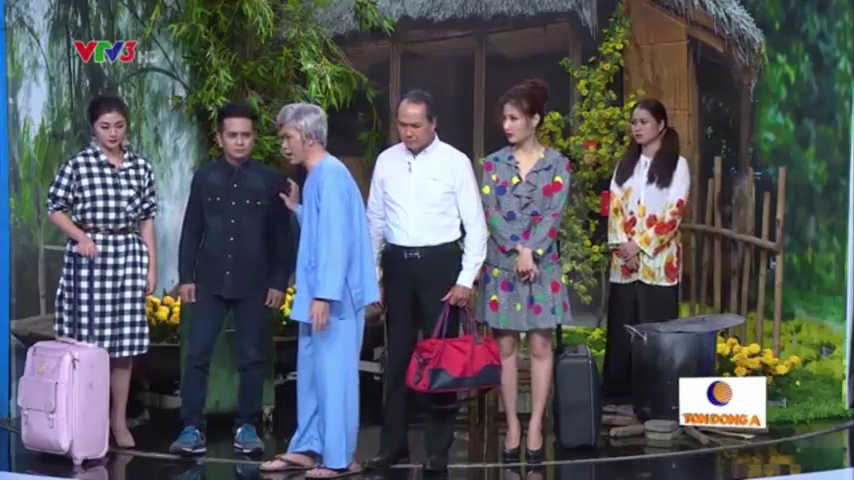
#> input picture frame 69 of image/videomau.mp4, 854 x 480 px, given in place of tracking.mp4, which was not available
$ python Video_Process3.py   (older library calls are emulated)
#> lines starting #> are read from the running program, lines starting #| are printed output that depends on the picture; after the words box and inside, x2 and y2 are one past the last pixel; in counts of white or black regions, pixels touching at a corner belong together; pictures that were not available may be replaced by others from this repository, and a replacement may not be noted
import cv2
import numpy as np

cap = cv2.VideoCapture('image/tracking.mp4')
fps = cap.get(cv2.CAP_PROP_FPS)
wait = 1000/fps
arr_point = np.array((), np.int32)

play = True
while True:
    if play:
        ret, img = cap.read()
#> img is the input picture: shape (480, 854, 3); mean B, G, R 91, 87.2, 83.3
    if img is None:
        img = tmp_img
    else:
        tmp_img = img

    #tao mask
    img_hsv = cv2.cvtColor(img, cv2.COLOR_BGR2HSV)
#> img_hsv: shape (480, 854, 3); mean H, S, V 93.3, 80.5, 104.3
    lower = np.array([33, 50, 62])
    upper = np.array([102, 255, 245])
    mask = cv2.inRange(img_hsv, lower, upper)
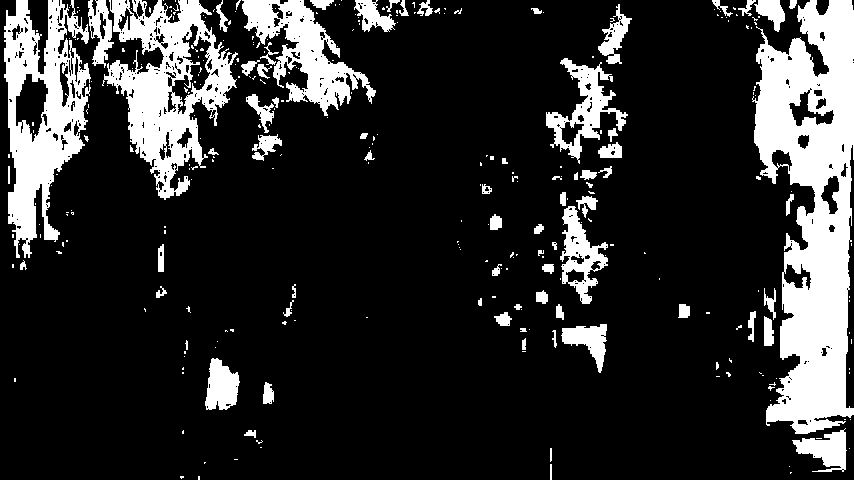
#> mask: shape (480, 854); 18% white; 300 white regions (226 under 20 px), largest, box (x1, y1, x2, y2) and area: (752, 0, 854, 434) 27178, (102, 0, 238, 200) 11515, (4, 0, 91, 258) 11318
    #Khu nhieu mask
    kernel_erode = np.ones((3, 3))
    mask = cv2.erode(mask, kernel_erode)
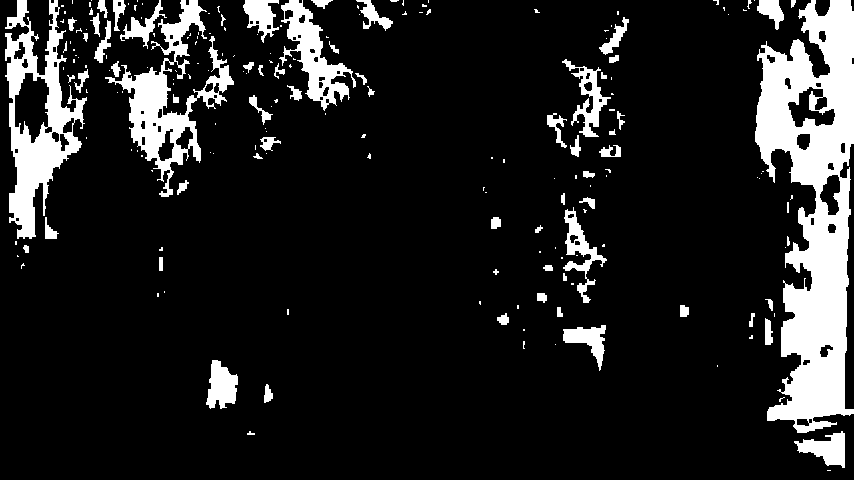
#> mask: shape (480, 854); 13.1% white; 201 white regions (132 under 20 px), largest, box (x1, y1, x2, y2) and area: (755, 0, 854, 433) 24068, (5, 0, 87, 239) 7616, (105, 0, 234, 197) 6387
    mask = cv2.dilate(mask, kernel_erode)
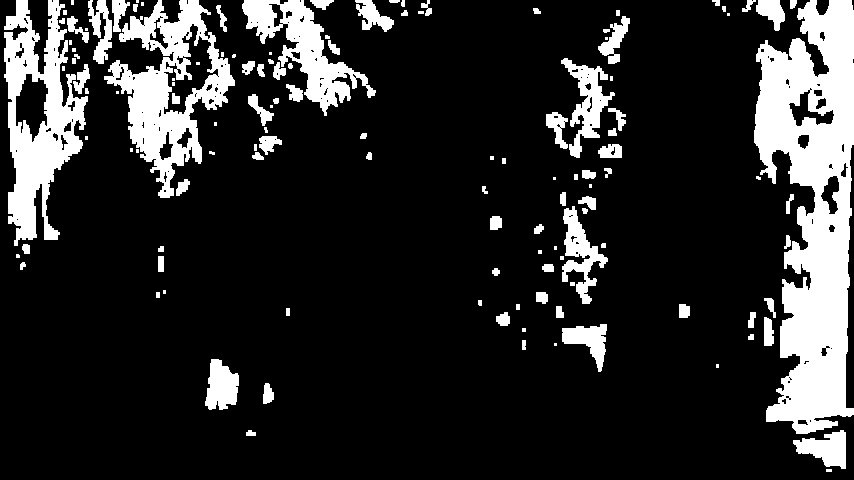
#> mask: shape (480, 854); 16.8% white; 129 white regions (39 under 20 px), largest, box (x1, y1, x2, y2) and area: (754, 0, 854, 434) 26797, (4, 0, 88, 246) 9945, (104, 0, 235, 198) 9830
    mask = cv2.medianBlur(mask, 5, 0)
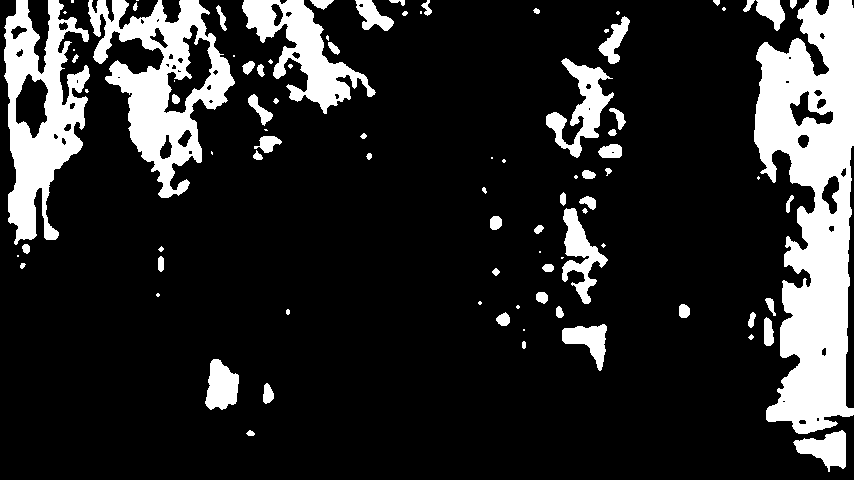
#> mask: shape (480, 854); 16.8% white; 91 white regions (28 under 20 px)

    #Ve vien va quy dao
    img_copy = img.copy()
    img_c, contuors, hier = cv2.findContours(mask, cv2.RETR_LIST, cv2.CHAIN_APPROX_SIMPLE)
#> contuors = 138 contours, 55 with area under 20; largest, box (x1, y1, x2, y2) and area: (754, 0, 854, 434) 27700, (88, 0, 235, 198) 13328, (4, 0, 90, 245) 11772, (242, 0, 376, 114) 5342, (546, 58, 614, 158) 2278
    if len(contuors) > 0:
        tmp_c = contuors[0]
#> tmp_c = contour of 63 points, box (x1, y1, x2, y2) (793, 430, 846, 472), area 1136
        (cx, cy), r = cv2.minEnclosingCircle(tmp_c)
#> cx = 821.1; cy = 449.5; r = 29.06
        res = cv2.circle(img_copy, (int (cx), int(cy)), int(r/1.25), (0, 0, 255), 2)
        arr_point = np.append(arr_point, (int(cx), int(cy)))
#> arr_point = [821, 449]
        if len(arr_point) > 1000:
            arr_point = np.delete(arr_point, (0, 1))
        arr_point = arr_point.reshape((-1 ,1, 2))
#> arr_point = [[821, 449]]
        cv2.polylines(img_copy, [arr_point], False, (255, 0, 0), 2)


    cv2.imshow('Result', img_copy)
    cv2.imshow('Video', img)
    key = cv2.waitKey(int(wait))
#> (key q is pressed here)
    if key == ord('q'):
        break
    elif key == ord(' '):
        play = not play

cv2.destroyAllWindows()

$ run again, starting later in the video
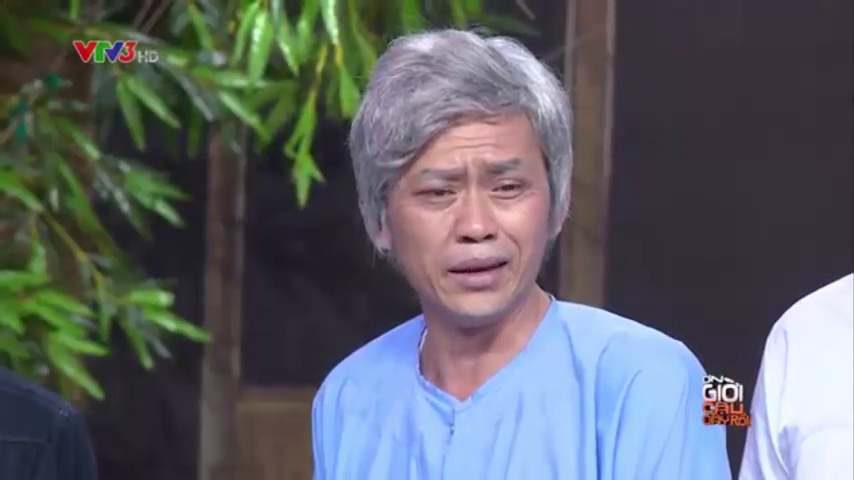
#> input picture frame 313 of image/videomau.mp4, 854 x 480 px, given in place of tracking.mp4, which was not available
#> img is the input picture: shape (480, 854, 3); mean B, G, R 102, 96.9, 93.8
#> img_hsv: shape (480, 854, 3); mean H, S, V 102.2, 68.9, 115.3
#> `mask = cv2.inRange(img_hsv, lower, upper)`:
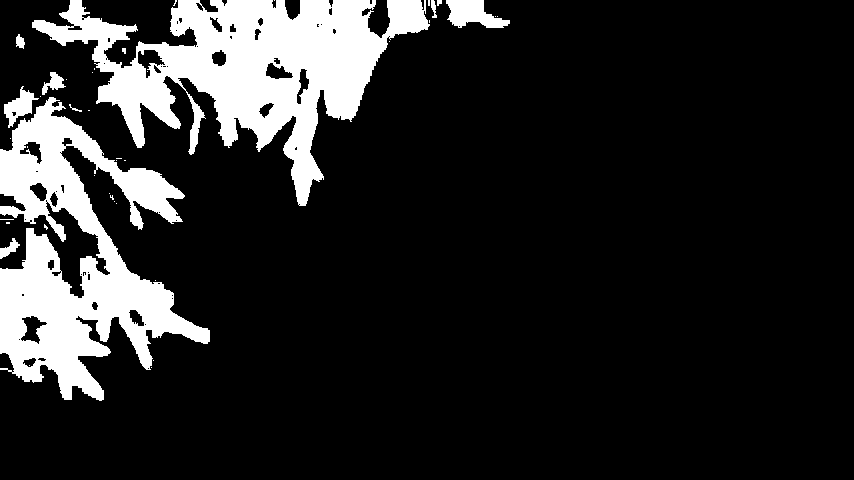
#> mask: shape (480, 854); 14.9% white; 41 white regions (30 under 20 px), largest, box (x1, y1, x2, y2) and area: (32, 0, 430, 206) 31526, (0, 97, 210, 401) 27132, (446, 0, 510, 28) 1108
#> `mask = cv2.medianBlur(mask, 5, 0)`:
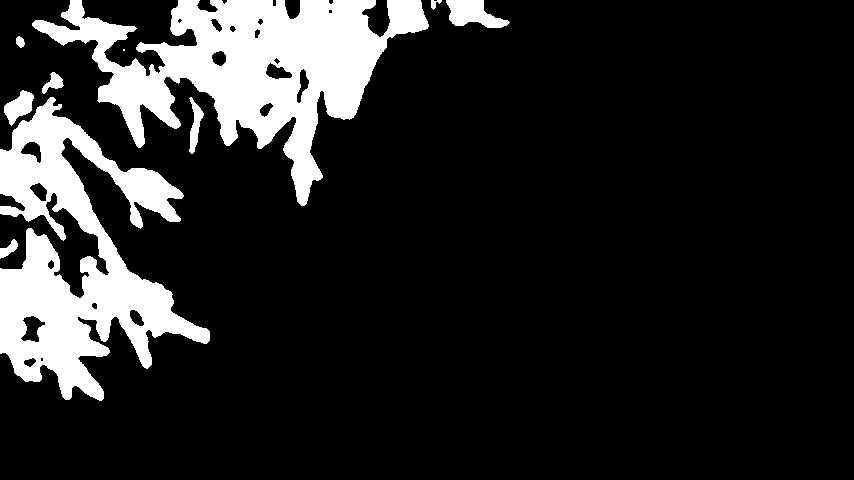
#> mask: shape (480, 854); 14.8% white; 10 white regions (1 under 20 px)
#> contuors = 29 contours, 4 with area under 20; largest, box (x1, y1, x2, y2) and area: (32, 0, 429, 206) 30998, (0, 97, 210, 401) 27070, (446, 0, 510, 28) 1014, (4, 90, 34, 126) 542, (20, 315, 46, 343) 390
#> tmp_c = [[40, 358], [41, 357], [42, 357], [43, 358], [43, 360], [42, 361], [41, 361], [40, 360]]
#> cx = 41.5; cy = 359; r = 2.06
#> `arr_point = np.append(arr_point, (int(cx), int(cy)))`: arr_point = [41, 359]
#> `arr_point = arr_point.reshape((-1 ,1, 2))`: arr_point = [[41, 359]]

$ run again, starting later in the video
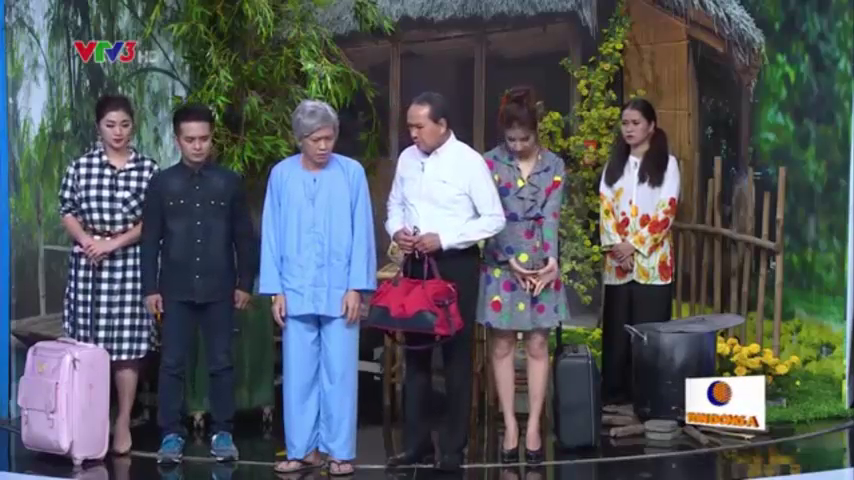
#> input picture frame 556 of image/videomau.mp4, 854 x 480 px, given in place of tracking.mp4, which was not available
#> img is the input picture: shape (480, 854, 3); mean B, G, R 90.9, 86.6, 81.8
#> img_hsv: shape (480, 854, 3); mean H, S, V 92.7, 81.9, 104.2
#> `mask = cv2.inRange(img_hsv, lower, upper)`:
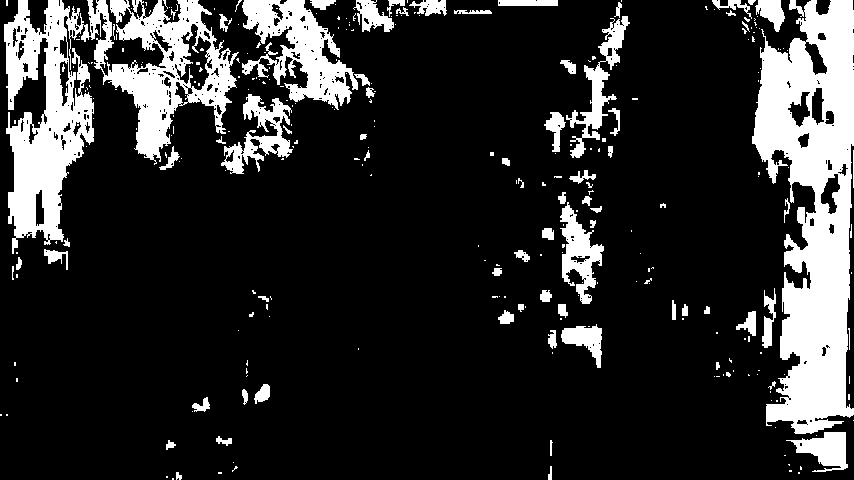
#> mask: shape (480, 854); 17.5% white; 291 white regions (214 under 20 px), largest, box (x1, y1, x2, y2) and area: (752, 0, 854, 434) 26902, (4, 0, 239, 254) 22142, (242, 0, 358, 110) 5820
#> `mask = cv2.medianBlur(mask, 5, 0)`:
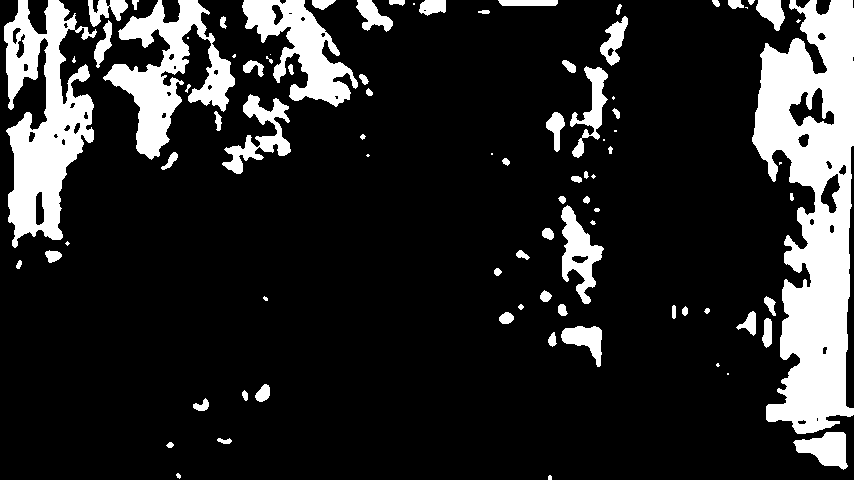
#> mask: shape (480, 854); 16.3% white; 87 white regions (20 under 20 px)
#> contuors = 124 contours, 42 with area under 20; largest, box (x1, y1, x2, y2) and area: (752, 0, 854, 434) 27530, (4, 0, 97, 248) 11905, (103, 0, 235, 160) 7458, (242, 0, 358, 107) 5174, (561, 205, 604, 304) 1853
#> tmp_c = [[549, 475], [548, 476], [548, 479], [551, 479], [551, 476], [550, 475]]
#> cx = 549.5; cy = 477.2; r = 2.3
#> `arr_point = np.append(arr_point, (int(cx), int(cy)))`: arr_point = [549, 477]
#> `arr_point = arr_point.reshape((-1 ,1, 2))`: arr_point = [[549, 477]]
